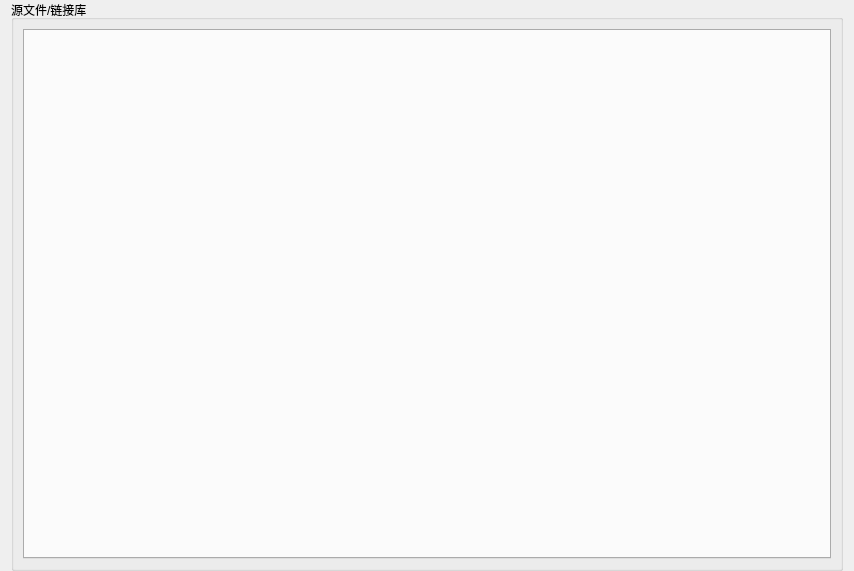
<?xml version="1.0" encoding="UTF-8"?>
<ui version="4.0">
 <class>SeerSourceLibraryManagerWidgetForm</class>
 <widget class="QWidget" name="SeerSourceLibraryManagerWidgetForm">
  <property name="geometry">
   <rect>
    <x>0</x>
    <y>0</y>
    <width>854</width>
    <height>571</height>
   </rect>
  </property>
  <property name="windowTitle">
   <string>Form</string>
  </property>
  <layout class="QGridLayout" name="gridLayout_2">
   <property name="topMargin">
    <number>0</number>
   </property>
   <property name="bottomMargin">
    <number>0</number>
   </property>
   <item row="0" column="0">
    <widget class="QGroupBox" name="groupBox">
     <property name="title">
      <string>源文件/链接库</string>
     </property>
     <layout class="QGridLayout" name="gridLayout">
      <item row="0" column="0">
       <widget class="QDetachTabWidget" name="tabWidget">
        <property name="currentIndex">
         <number>-1</number>
        </property>
       </widget>
      </item>
     </layout>
    </widget>
   </item>
  </layout>
 </widget>
 <customwidgets>
  <customwidget>
   <class>QDetachTabWidget</class>
   <extends>QTabWidget</extends>
   <header location="global">QDetachTabWidget.h</header>
   <container>1</container>
  </customwidget>
 </customwidgets>
 <resources/>
 <connections/>
</ui>
